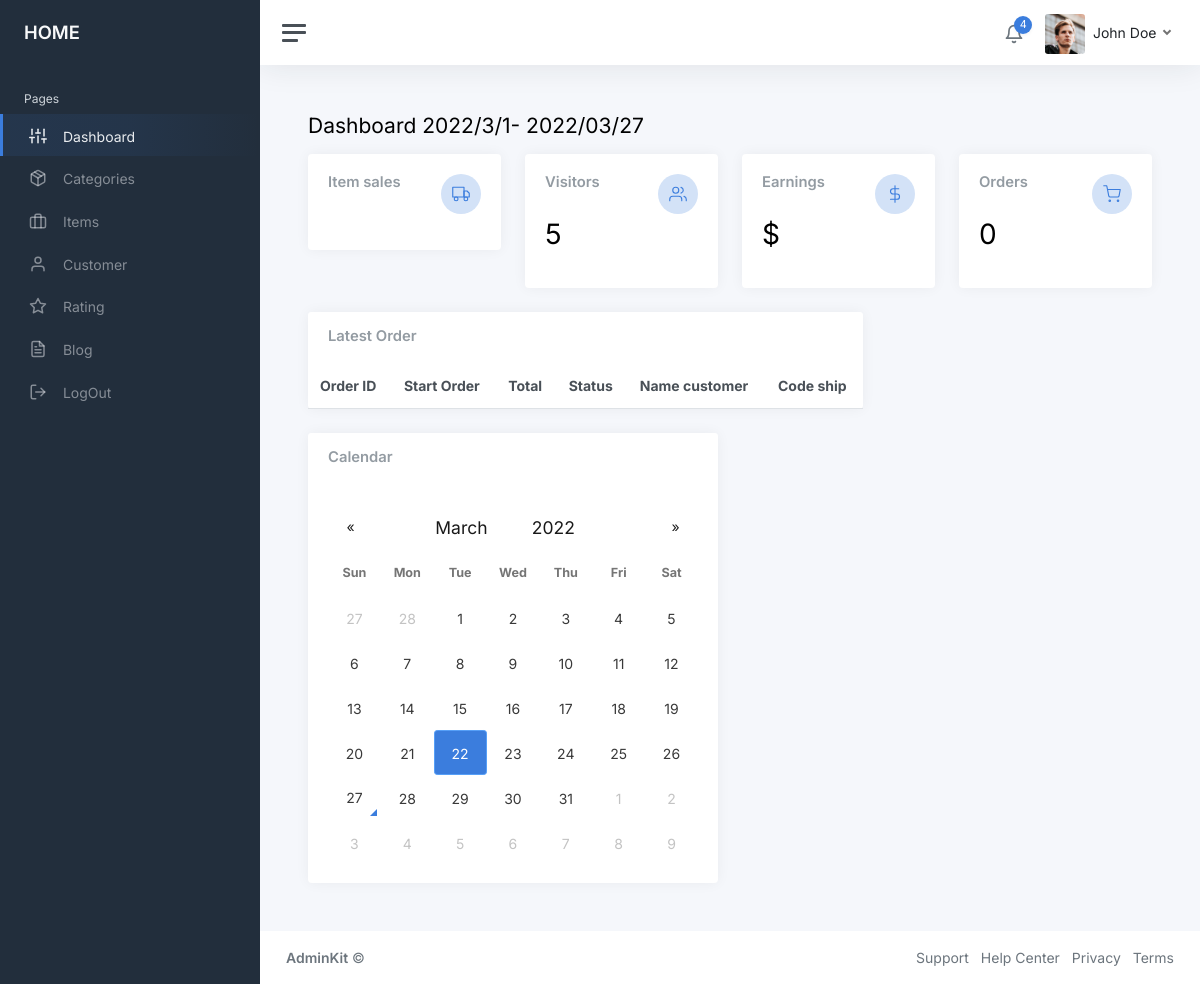
Before: /admin/home.php (signed in) with the older database file.
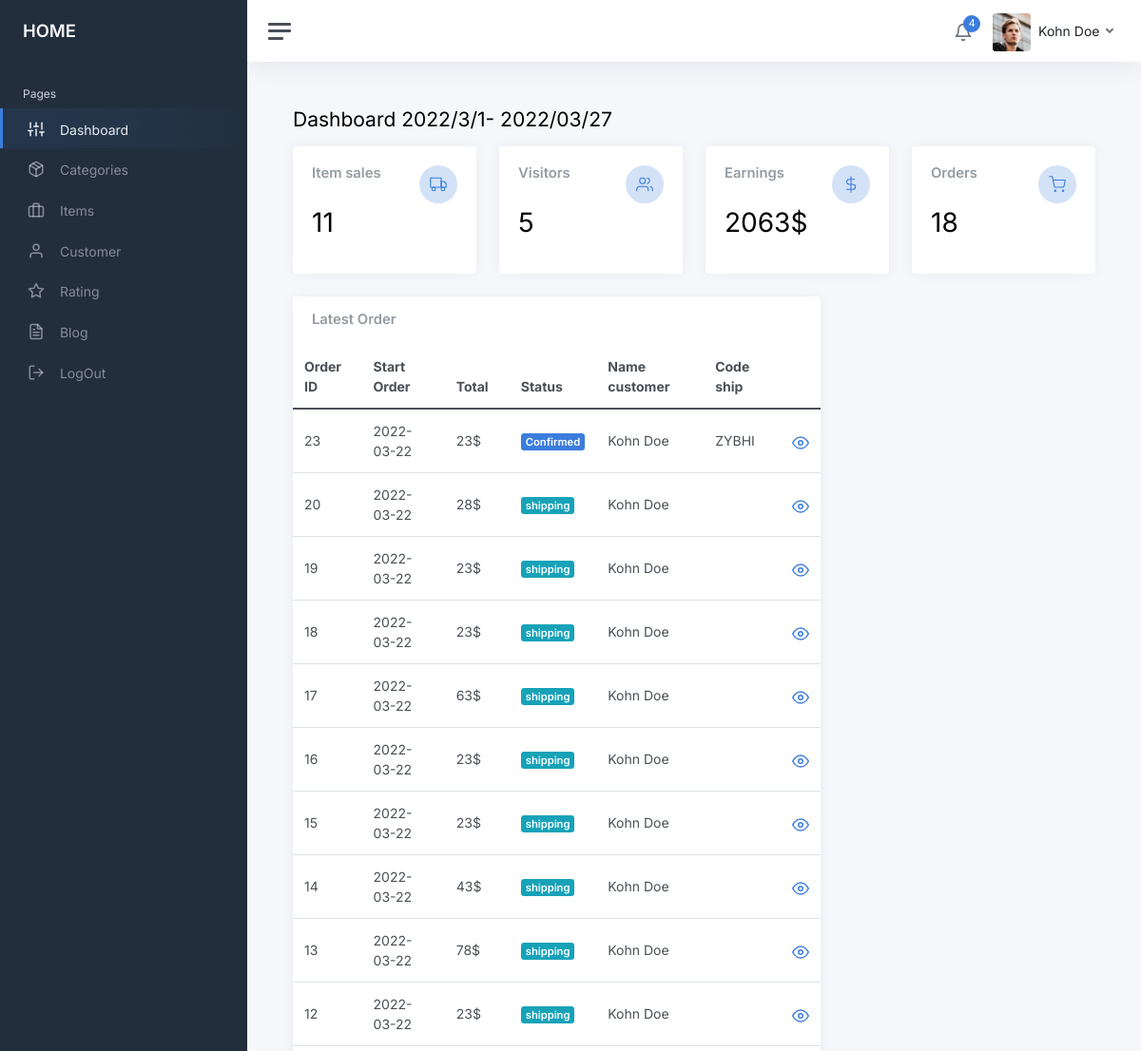
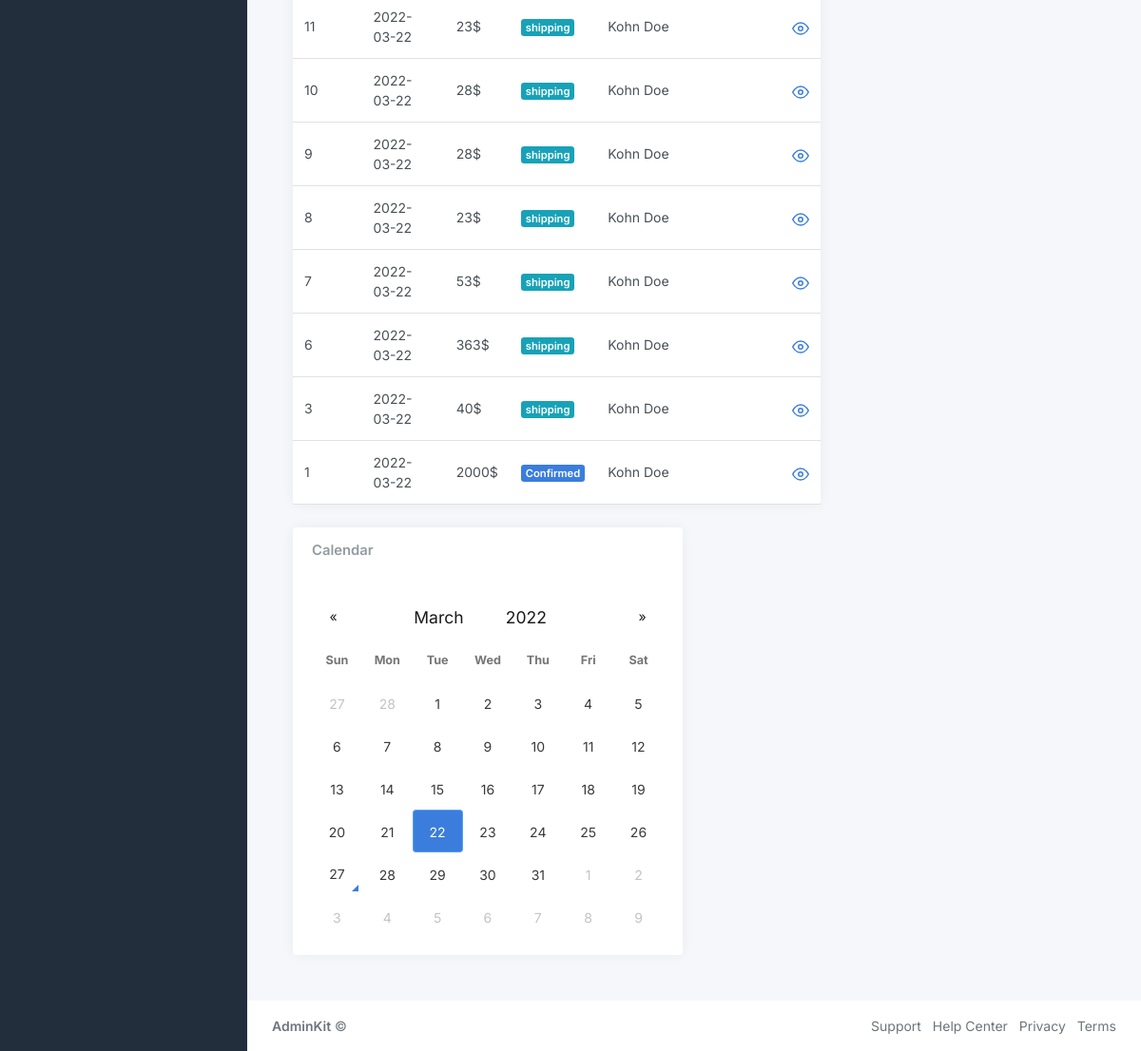
After: the same page with the newer database file (2 pictures, top to bottom).
### tables this page shows
CREATE TABLE `orders` (
  `id` int(11) NOT NULL,
  `user_id` int(11) NOT NULL,
  `status` enum('confirmed','cancelled','completed','shipping') DEFAULT NULL,
  `voucher` int(11) DEFAULT NULL,
  `total` int(11) NOT NULL,
  `ghn_id` varchar(50) DEFAULT NULL
);

CREATE TABLE `users` (
  `id` int(11) NOT NULL,
  `name` varchar(255) NOT NULL,
  `dateOfBirth` datetime NOT NULL,
  `email` varchar(255) NOT NULL,
  `role` enum('client','admin') NOT NULL DEFAULT 'client',
  `password` varchar(255) NOT NULL,
  `image` varchar(255) DEFAULT NULL,
  `status` tinyint(1) DEFAULT 1,
  `address` varchar(255) NOT NULL,
  `phone_no` varchar(255) NOT NULL,
  `createdAt` date NOT NULL DEFAULT current_timestamp()
);

### admin/dashboard.php (the view)
<main class="content">
				<div class="container-fluid p-0">
					<h1 class="h3 mb-3">Dashboard 2022/3/1- <?php
						echo date("Y/m/d") . "<br>";
						?></h1>
					<div class="row">
						<div class="col-xl-12 col-xxl-12 d-flex">
							<div class="w-100">
								<div class="row">
									<div class="col-sm-3">
										<div class="card">
											<div class="card-body">
												<div class="row">
													<div class="col mt-0">
														<h5 class="card-title">Item sales</h5>
													</div>
													<div class="col-auto">
														<div class="stat text-primary">
															<i class="align-middle" data-feather="truck"></i>
														</div>
													</div>
												</div>
												<h1 class="mt-1 mb-3"><?php
													$quan=mysqli_query($con,"SELECT SUM(ords.quantity) as total from orders as ord,order_details as ords where ord.id=ords.order_id and ord.status in ('confirmed','completed','shipping')");
													$quans=mysqli_fetch_array($quan);
													echo $quans['total'];
													?></h1>
											</div>
										</div>
									</div>
									<div class="col-sm-3">
										<div class="card">
											<div class="card-body">
												<div class="row">
													<div class="col mt-0">
														<h5 class="card-title">Visitors</h5>
													</div>
													<div class="col-auto">
														<div class="stat text-primary">
															<i class="align-middle" data-feather="users"></i>
														</div>
													</div>
												</div>
												<h1 class="mt-1 mb-3"><?php
													$us=mysqli_query($con,"SELECT Count(*) as total from users where role='client' ");
													$rus=mysqli_fetch_array($us);
													echo $rus['total'];
													?></h1>
											</div>
										</div>
									</div>
									<div class="col-sm-3">
										<div class="card">
												<div class="card-body">
													<div class="row">
														<div class="col mt-0">
															<h5 class="card-title">Earnings</h5>
														</div>
														<div class="col-auto">
															<div class="stat text-primary">
																<i class="align-middle" data-feather="dollar-sign"></i>
															</div>
														</div>
													</div>
												<h1 class="mt-1 mb-3"><?php
													$sum=mysqli_query($con,"SELECT SUM(total) as value from orders  where status in ('confirmed','completed','shipping')");
													$rs=mysqli_fetch_array($sum);
													echo $rs['value'];
													?>$</h1>
												</div>
										</div>
										</div>
									<div class="col-sm-3">
										<div class="card">
											<div class="card-body">
												<div class="row">
													<div class="col mt-0">
														<h5 class="card-title">Orders</h5>
													</div>
													<div class="col-auto">
														<div class="stat text-primary">
															<i class="align-middle" data-feather="shopping-cart"></i>
														</div>
													</div>
												</div>
												<h1 class="mt-1 mb-3"><?php
													$ord=mysqli_query($con,"SELECT Count(*) as total from orders ");
													$rs=mysqli_fetch_array($ord);
													echo $rs['total'];
													?></h1>
											</div>
										</div>
									</div>
								</div>
							</div>
						</div>
					</div>
					<div class="row">
						<div class="col-12 col-md-6 col-xxl-3 d-flex order-1 order-xxl-1">
							<div class="card flex-fill">
								<div class="card-header">
									<h5 class="card-title mb-0">Calendar</h5>
								</div>
								<div class="card-body d-flex">
									<div class="align-self-center w-100">
										<div class="chart">
											<div id="datetimepicker-dashboard"></div>
										</div>
									</div>
								</div>
							</div>
						</div>
						<div class="col-12 col-lg-8 col-xxl-9 d-flex">
							<div class="card flex-fill">
								<div class="card-header">
									<h5 class="card-title mb-0">Latest Order</h5>
								</div>
								<table class="table table-hover my-0">
									<thead>
										<tr>
											<th>Order ID</th>
											<th class="d-none d-xl-table-cell">Start Order</th>
											<th class="d-none d-xl-table-cell">Total</th>
											<th>Status</th>
											<th class="d-none d-md-table-cell">Name customer</th>
											<th class="d-none d-md-table-cell">Code ship</th>
										</tr>
									</thead>
									<tbody>
									<?php
										$orders=mysqli_query($con,"SELECT * from users as u,orders as o where u.id=o.user_id order by o.id desc  ");
										while($order=mysqli_fetch_array($orders)){
									?>
										<tr>
											<td><?php echo $order['id'] ?></td>
											<td class="d-none d-xl-table-cell"><?php echo $order['createdAt'] ?></td>
											<td class="d-none d-xl-table-cell"><?php echo $order['total'] ?>$</td>
											<?php
												if ($order['status']=='confirmed')
												{
											?>
											<td><span class="badge bg-primary">Confirmed</span></td>
											<?php
												}elseif($order['status']=='cancelled')
												{
											?>
											<td><span class="badge bg-danger">Cancelled</span></td>
											<?php
												}elseif($order['status']=='completed')
												{
											?>
											<td><span class="badge bg-success">Completed</span></td>
											<?php
												}else
												{
											?>
											<td><span class="badge bg-info">shipping</span></td>
											<?php
												}
											?>
											<td class="d-none d-md-table-cell"><?php echo $order['name']?></td>
											<td class="d-none d-md-table-cell"><?php echo $order['ghn_id']?></td>
											<td><a href="?quanly=orderdetail&od=<?php echo $order['id']?>" class="align-middle"> <i class="align-middle" data-feather="eye"></i></a></td>
										</tr>
										<?php
										}
										?>
									</tbody>
								</table>
							</div>
						</div>
					</div>
				</div>
			</main>

### admin/home.php (shortened to what this page needs)
<?php
	include('../database/connect.php');
?>
<!DOCTYPE html>
<html lang="en">
<head>
	<link href="css/app.css" rel="stylesheet">
</head>
<body>
	<div class="wrapper">
		<nav id="sidebar" class="sidebar js-sidebar">
			<div class="sidebar-content js-simplebar">
				<a class="sidebar-brand" href="home.php">
          <span class="align-middle">HOME</span>
        </a>
				<ul class="sidebar-nav">
					<li class="sidebar-header">
						Pages
					</li>
					<li class="sidebar-item active">
						<a class="sidebar-link" href="?quanly=home">
              <i class="align-middle" data-feather="sliders"></i> <span class="align-middle">Dashboard</span>
            </a>
					<li class="sidebar-item">
						<a class="sidebar-link" href="?quanly=categories">
              <i class="align-middle" data-feather="package"></i> <span class="align-middle">Categories</span>
            </a>
					</li>
					<li class="sidebar-item">
						<a class="sidebar-link" href="?quanly=clothes">
              <i class="align-middle" data-feather="briefcase"></i> <span class="align-middle">Items</span>
            </a>
					</li>
					<li class="sidebar-item">
						<a class="sidebar-link" href="?quanly=user">
              <i class="align-middle" data-feather="user"></i> <span class="align-middle">Customer</span>
            </a>
					</li>
					<li class="sidebar-item">
						<a class="sidebar-link" href="?quanly=rate">
              <i class="align-middle" data-feather="star"></i> <span class="align-middle">Rating</span>
            </a>
					</li>
					</li>
					<li class="sidebar-item">
						<a class="sidebar-link" href="?quanly=blog">
              <i class="align-middle" data-feather="file-text"></i> <span class="align-middle">Blog</span>
            </a>
					</li>
					<li class="sidebar-item">
						<a class="sidebar-link" href="?quanly=logout">
              <i class="align-middle" data-feather="log-out"></i> <span class="align-middle">LogOut</span>
            </a>
					</li>
			</div>
		</nav>
		<div class="main">
			<nav class="navbar navbar-expand navbar-light navbar-bg">
				<a class="sidebar-toggle js-sidebar-toggle">
          <i class="hamburger align-self-center"></i>
        </a>
				<div class="navbar-collapse collapse">
					<ul class="navbar-nav navbar-align">
						<li class="nav-item dropdown">
							<a class="nav-icon dropdown-toggle" href="#" id="alertsDropdown" data-bs-toggle="dropdown">
								<div class="position-relative">
									<i class="align-middle" data-feather="bell"></i>
									<span class="indicator">4</span>
								</div>
							</a>
						</li>
						<li class="nav-item dropdown">
							<a class="nav-link dropdown-toggle d-none d-sm-inline-block" href="#" data-bs-toggle="dropdown">
                <img src="img/avatars/avatar.jpg" class="avatar img-fluid rounded me-1" alt="Charles Hall" /> <span class="text-dark"><?php echo $_SESSION["dangnhap"] ?></span>
              </a>
						</li>
					</ul>
				</div>
			</nav>
			<?php
			if(isset($_GET['quanly']))
			{
				$ql=$_GET['quanly'];
				if($ql=='user')
				{
					include('pages-blank.php');
				}elseif($ql=='home')
				{
					include('dashboard.php');
				}
				elseif($ql=='rate')
				{
					include('pages-rating.php');
				}
				elseif($ql=='categories')
				{
					include('pages-categories.php');
				}elseif($ql=='orderdetail')
				{
					include('order_detail.php');
				}elseif($ql=='clothes')
				{
					include('pages_clothes.php');
				}
				elseif($ql=='blog')
				{
					include('pages_blog.php');
				}
			}else
			include('dashboard.php');
			?>
			<footer class="footer">
				<div class="container-fluid">
					<div class="row text-muted">
						<div class="col-6 text-start">
							<p class="mb-0">
								<a class="text-muted" href="https://adminkit.io/" target="_blank"><strong>AdminKit</strong></a> &copy;
							</p>
						</div>
						<div class="col-6 text-end">
							<ul class="list-inline">
								<li class="list-inline-item">
									<a class="text-muted" href="https://adminkit.io/" target="_blank">Support</a>
								</li>
								<li class="list-inline-item">
									<a class="text-muted" href="https://adminkit.io/" target="_blank">Help Center</a>
								</li>
								<li class="list-inline-item">
									<a class="text-muted" href="https://adminkit.io/" target="_blank">Privacy</a>
								</li>
								<li class="list-inline-item">
									<a class="text-muted" href="https://adminkit.io/" target="_blank">Terms</a>
								</li>
							</ul>
						</div>
					</div>
				</div>
			</footer>
		</div>
	</div>
</body>
</html>

Changed rows visible on the page:
added orders: id "23", user.createdAt "2022-03-22", total "23", status "Confirmed", user.name "Kohn Doe", ghn "ZYBHI"
added orders: id "20", user.createdAt "2022-03-22", total "28", shows "shipping", user.name "Kohn Doe"
added orders: id "19", user.createdAt "2022-03-22", total "23", shows "shipping", user.name "Kohn Doe"
added orders: id "18", user.createdAt "2022-03-22", total "23", shows "shipping", user.name "Kohn Doe"
added orders: id "17", user.createdAt "2022-03-22", total "63", shows "shipping", user.name "Kohn Doe"
added orders: id "16", user.createdAt "2022-03-22", total "23", shows "shipping", user.name "Kohn Doe"
added orders: id "15", user.createdAt "2022-03-22", total "23", shows "shipping", user.name "Kohn Doe"
added orders: id "14", user.createdAt "2022-03-22", total "43", shows "shipping", user.name "Kohn Doe"
added orders: id "13", user.createdAt "2022-03-22", total "78", shows "shipping", user.name "Kohn Doe"
added orders: id "12", user.createdAt "2022-03-22", total "23", shows "shipping", user.name "Kohn Doe"
added orders: id "11", user.createdAt "2022-03-22", total "23", shows "shipping", user.name "Kohn Doe"
added orders: id "10", user.createdAt "2022-03-22", total "28", shows "shipping", user.name "Kohn Doe"
added orders: id "9", user.createdAt "2022-03-22", total "28", shows "shipping", user.name "Kohn Doe"
added orders: id "8", user.createdAt "2022-03-22", total "23", shows "shipping", user.name "Kohn Doe"
added orders: id "7", user.createdAt "2022-03-22", total "53", shows "shipping", user.name "Kohn Doe"
added orders: id "6", user.createdAt "2022-03-22", total "363", shows "shipping", user.name "Kohn Doe"
added orders: id "3", user.createdAt "2022-03-22", total "40", status "shipping", user.name "Kohn Doe"
added orders: id "1", user.createdAt "2022-03-22", total "2000", status "Confirmed", user.name "Kohn Doe"
Other visible differences:
$_SESSION["dangnhap"]: "John Doe" → "Kohn Doe"
$quans['total']: (not shown) → "11"
$rs['value']: (not shown) → "2063"
$rs['total']: "0" → "18"
